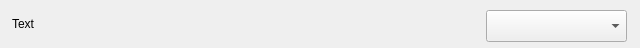
<?xml version="1.0" encoding="UTF-8"?>
<ui version="4.0">
 <class>widget_combo</class>
 <widget class="QWidget" name="widget_combo">
  <property name="geometry">
   <rect>
    <x>0</x>
    <y>0</y>
    <width>640</width>
    <height>48</height>
   </rect>
  </property>
  <property name="windowTitle">
   <string>Form</string>
  </property>
  <widget class="QComboBox" name="comboBox">
   <property name="geometry">
    <rect>
     <x>486</x>
     <y>10</y>
     <width>141</width>
     <height>32</height>
    </rect>
   </property>
  </widget>
  <widget class="QLabel" name="lblLang">
   <property name="geometry">
    <rect>
     <x>12</x>
     <y>16</y>
     <width>351</width>
     <height>16</height>
    </rect>
   </property>
   <property name="text">
    <string>Text</string>
   </property>
  </widget>
 </widget>
 <resources/>
 <connections/>
</ui>
